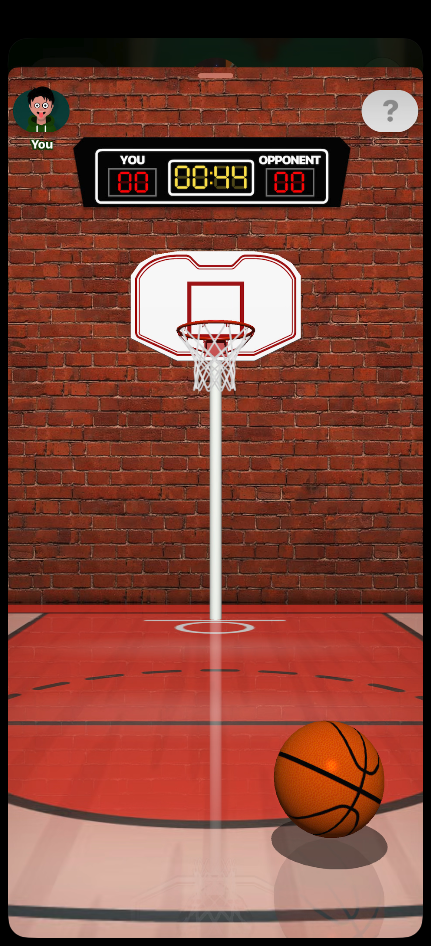
#> input picture tests/fixtures/playing.png, 431 x 946 px
$ python -i screen.py   (imports and definitions only)
#> lines starting #> are read from the running program, lines starting #| are printed output that depends on the picture; after the words box and inside, x2 and y2 are one past the last pixel; in counts of white or black regions, pixels touching at a corner belong together
"""Find the Start button, the ball, and the hoop in a screenshot.

Everything is located by color rather than by matching saved images, so it
works at any screen size or window position.
"""
import cv2
import numpy as np

# The resting ball's top edge sits about three quarters of the way down.
# Searching only below 0.7 skips balls bouncing back across the floor, which
# once got thrown as if they were the resting ball.
BALL_SEARCH_TOP = 0.7
# Fraction of the window width the ball must span. The resting ball is about
# 0.25; balls bouncing back off the wall are under 0.15.
BALL_MIN_WIDTH = 0.18
# The backboard and pole are one white shape, far bigger than the white
# scoreboard border and buttons.
HOOP_MIN_AREA = 0.02


def blobs(mask):
    """(x, y, w, h, fill) for each connected region of a boolean mask."""
    _, _, stats, _ = cv2.connectedComponentsWithStats(mask.astype(np.uint8))
    return [(x, y, w, h, area / (w * h)) for x, y, w, h, area in stats[1:]]


def find_start_button(image):
    """Center of the orange Start pill, or None."""
    r, g, b = (image[..., i].astype(int) for i in range(3))
    mask = (r > 180) & (g > 90) & (g < 160) & (b < 60)
    min_width = image.shape[1] * 0.15
    for x, y, w, h, fill in blobs(mask):
        if w > min_width and 1.8 < w / h < 3.5 and fill > 0.6:
            return x + w // 2, y + h // 2
    return None


def find_ball(image):
    """(center x, center y, diameter) of the basketball in the lower part of
    the screen, or None. The ball's dark seams split its orange into pieces,
    so the mask is closed before looking for a round blob."""
    hsv = cv2.cvtColor(image, cv2.COLOR_RGB2HSV)
#> hsv: shape (946, 431, 3); mean H, S, V 9.6, 135.9, 128.1
    h, s, v = hsv[..., 0], hsv[..., 1], hsv[..., 2]
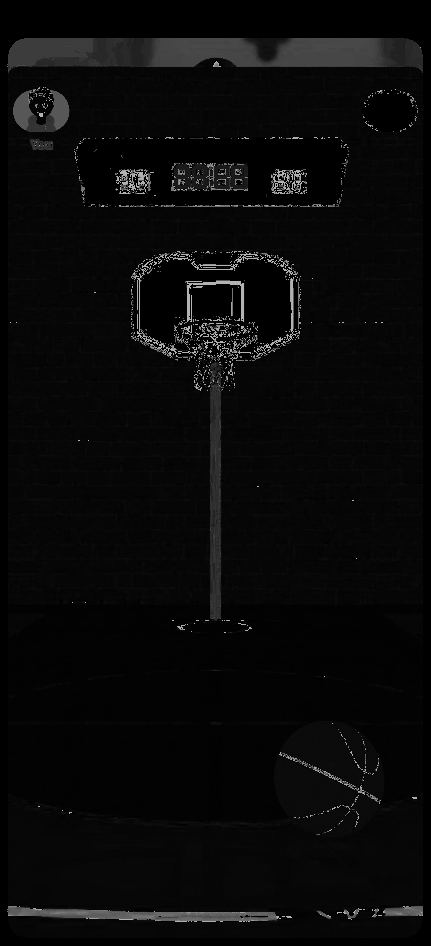
#> h: shape (946, 431); min 0, max 179, mean 9.6
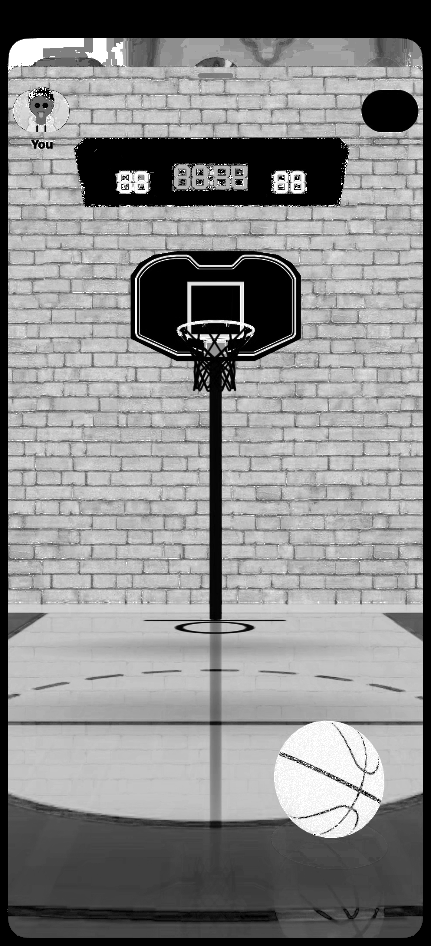
#> s: shape (946, 431); min 0, max 255, mean 135.9
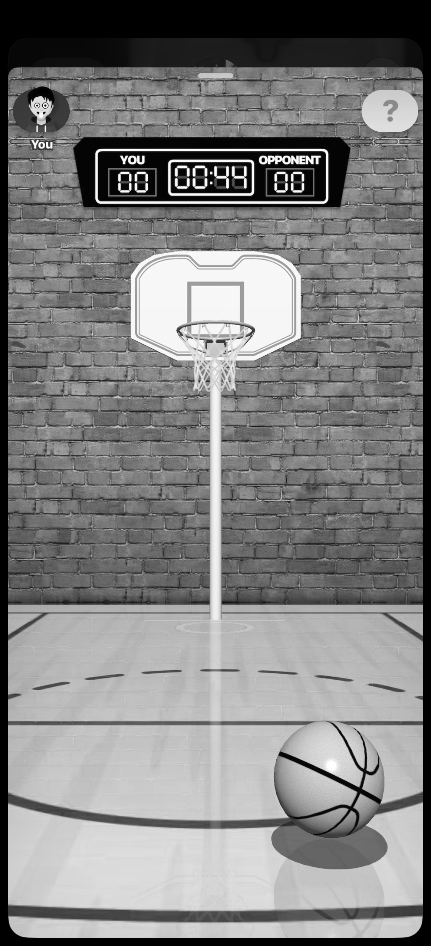
#> v: shape (946, 431); min 0, max 255, mean 128.1
    mask = ((h >= 8) & (h <= 25) & (s > 120) & (v > 120)).astype(np.uint8)
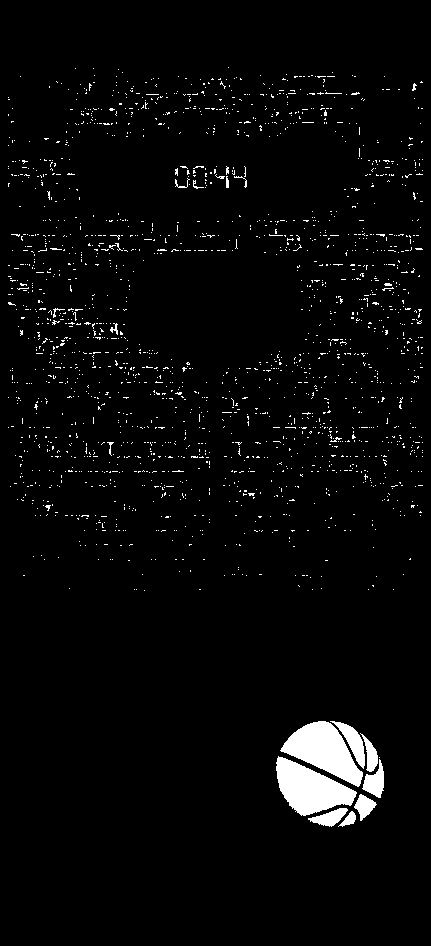
#> mask: shape (946, 431); values 0 (black) and 1 (white), 3.2% white; 1932 white regions (1913 under 20 px), largest, box (x1, y1, x2, y2) and area: (280, 721, 363, 787) 2734, (276, 756, 357, 816) 2712, (330, 721, 365, 769) 565
    mask[: int(image.shape[0] * BALL_SEARCH_TOP)] = 0
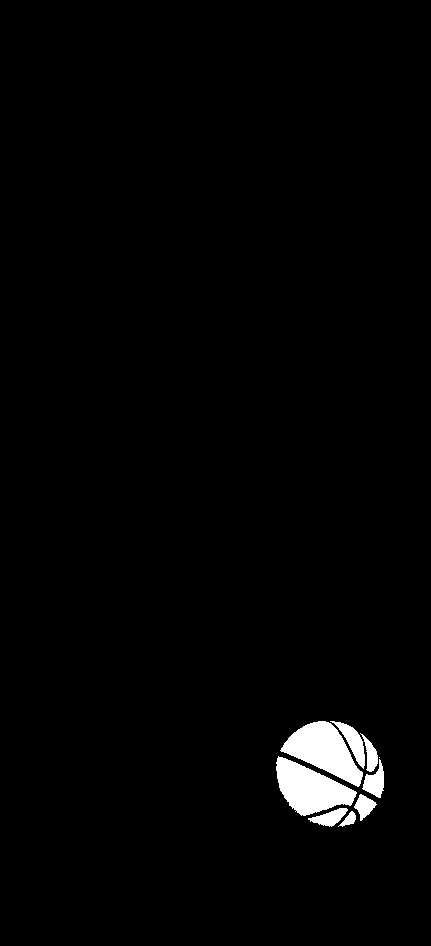
#> mask: shape (946, 431); values 0 (black) and 1 (white), 1.9% white; 9 white regions (1 under 20 px), largest, box (x1, y1, x2, y2) and area: (280, 721, 363, 787) 2734, (276, 756, 357, 816) 2712, (330, 721, 365, 769) 565
    kernel_size = max(3, image.shape[1] // 50)
#> kernel_size = 8
    mask = cv2.morphologyEx(mask, cv2.MORPH_CLOSE, np.ones((kernel_size, kernel_size), np.uint8))
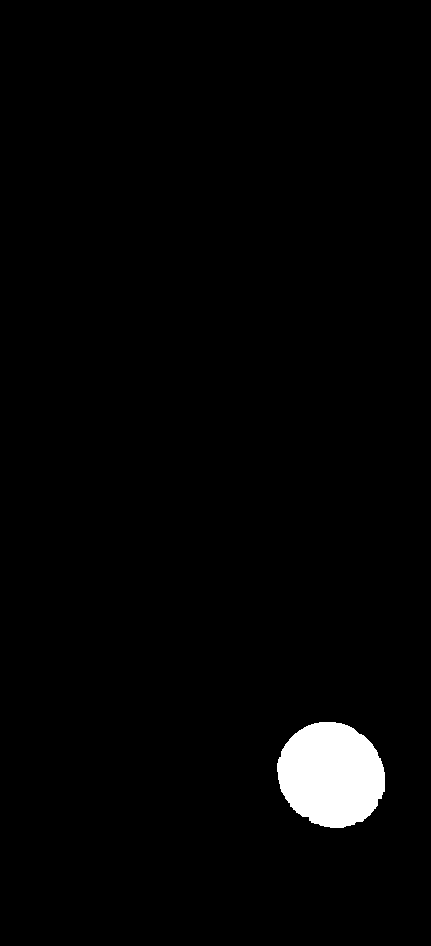
#> mask: shape (946, 431); values 0 (black) and 1 (white), 2.2% white; 1 white region, box (x1, y1, x2, y2) and area: (277, 722, 385, 828) 8871
    min_width = image.shape[1] * BALL_MIN_WIDTH
#> min_width = 77.58
    balls = [
        (x, y, w, h)
        for x, y, w, h, fill in blobs(mask)
        if w > min_width and 0.75 < w / h < 1.33 and fill > 0.55
    ]
#> in blobs, `_, _, stats, _ = cv2.connectedComponentsWithStats(mask.astype(np.uint8))`: stats = [[0, 0, 431, 946, 398855], [277, 722, 108, 106, 8871]]
#> balls = [(277, 722, 108, 106)]
    if not balls:
        return None
    x, y, w, h = max(balls, key=lambda box: box[2] * box[3])
#> x = 277; y = 722; w = 108; h = 106
    return x + w / 2, y + h / 2, (w + h) / 2


def find_hoop(image):
    """Center x of the backboard, which the rim hangs from, or None."""
    white = (image.min(axis=2) > 200).astype(np.uint8)
    _, _, stats, _ = cv2.connectedComponentsWithStats(white)
    min_area = HOOP_MIN_AREA * image.shape[0] * image.shape[1]
    boards = [(x, w, area) for x, y, w, h, area in stats[1:] if area > min_area]
    if not boards:
        return None
    x, w, _ = max(boards, key=lambda board: board[2])
    return x + w / 2

>>> import cv2
>>> picture = cv2.cvtColor(cv2.imread('tests/fixtures/playing.png'), cv2.COLOR_BGR2RGB)
>>> result = find_ball(picture)
#> result = (331, 775, 107)
